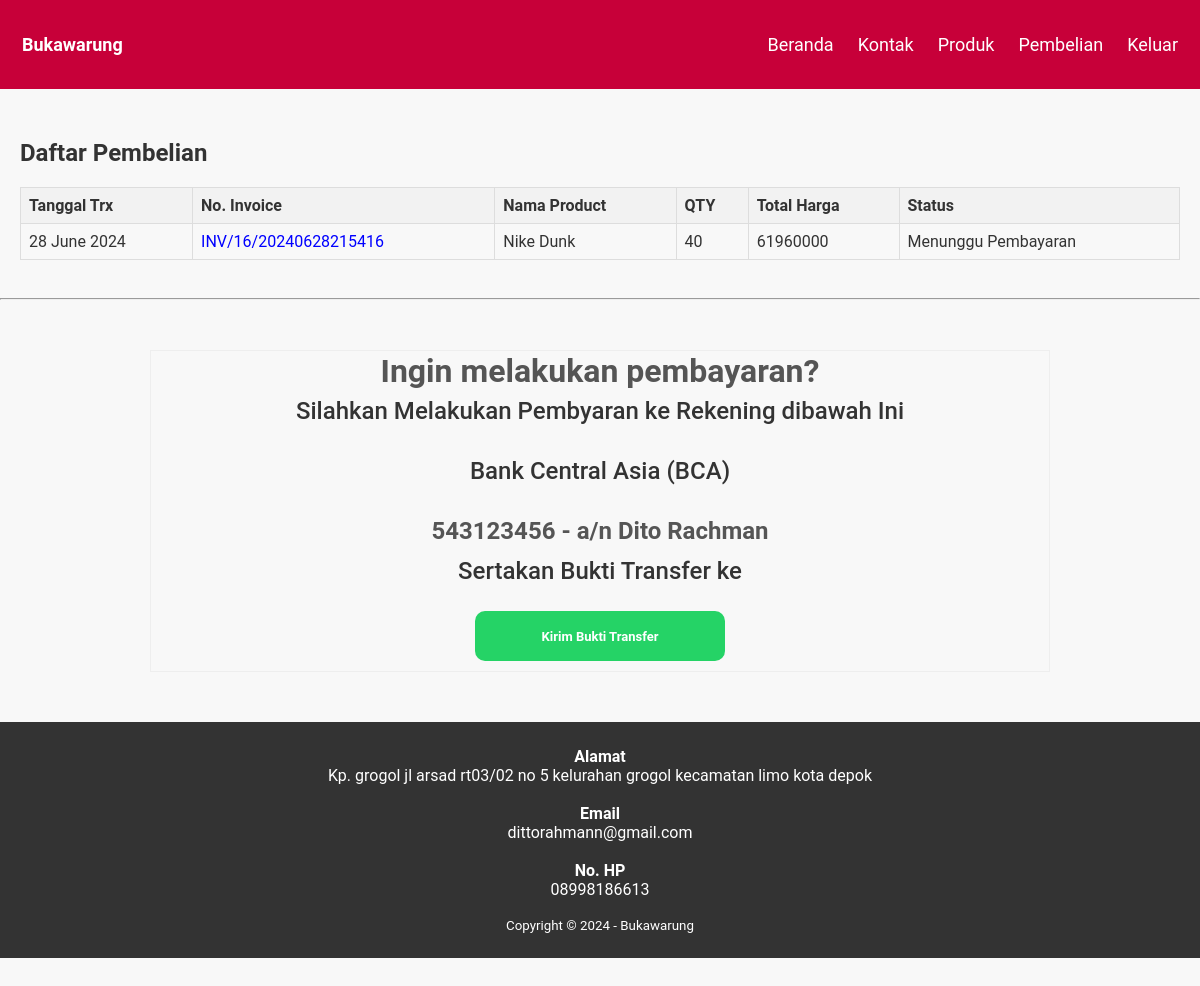
Page /daftar_pembelian.php (signed in) on the committed database.
### tables this page shows
CREATE TABLE `tb_pembelian` (
  `id` int(11) NOT NULL,
  `user_id` int(11) DEFAULT NULL,
  `product_id` int(11) DEFAULT NULL,
  `qty` int(11) DEFAULT NULL,
  `alamat` varchar(250) DEFAULT NULL,
  `no_telp` varchar(15) DEFAULT NULL,
  `no_invoice` varchar(100) DEFAULT NULL,
  `tgl_trx` timestamp NULL DEFAULT NULL,
  `status_trx` int(11) DEFAULT NULL,
  `bukti_byr` varchar(100) DEFAULT NULL
);

CREATE TABLE `tb_product` (
  `product_id` int(11) NOT NULL,
  `category_id` int(11) NOT NULL,
  `product_name` varchar(100) NOT NULL,
  `product_price` int(11) NOT NULL,
  `product_description` text NOT NULL,
  `product_image` varchar(100) NOT NULL,
  `product_status` tinyint(1) NOT NULL,
  `date_created` timestamp NOT NULL DEFAULT current_timestamp()
);

### daftar_pembelian.php (the view, shortened to what this page needs)
<?php
include 'db.php';
$kontak = mysqli_query($conn, "SELECT admin_telp, admin_email, admin_address FROM tb_admin WHERE admin_id = 1");
$a = mysqli_fetch_object($kontak);
?>
<!DOCTYPE html>
<html>
<head>
    <link rel="stylesheet" type="text/css" href="css/style.css?v=<?php echo time(); ?>">
</head>
<body>
<?php include('header.php')?>
 <div class="section">
  <div class="container">
    <div class="box">
<h2>Daftar Pembelian</h2>
    <table class="pembelian-table">
    <thead>
            <tr>
                <th>Tanggal Trx</th>
                <th>No. Invoice</th>
                <th>Nama Product</th>
                <th>QTY</th>
                <th>Total Harga</th>
                <th>Status</th>
            </tr>
        </thead>
        <tbody>
<?php
$user_id = $_SESSION['id'];
$produk = mysqli_query($conn, "SELECT date_format(tp.tgl_trx,'%d %M %Y') tgl_trx,
                                    no_invoice,
                                    tp2.product_name nama_produk,
                                    qty,
                                    product_price*qty total_harga,
                                    case status_trx
                                      when 1 then 'Menunggu Pembayaran'
                                      when 2 then 'Diproses'
                                      when 3 then 'Dikirim'
                                      when 4 then 'Tiba di tujuan'
                                    end status_trx,
                                    tp.id id_trx
                                    from
                                    tb_pembelian tp
                                    left join tb_product tp2 on tp2.product_id = tp.product_id
                                    where
                                    tp.user_id = $user_id
                                    order by
                                    tgl_trx
                                    ");
if (mysqli_num_rows($produk) > 0) {
    while ($p = mysqli_fetch_array($produk)) {
?>
            <tr>
                <td><?=$p['tgl_trx']?></td>
                <td><a href="invoice.php?id=<?=$p['id_trx']?>"><?=$p['no_invoice']?></a></td>
                <td><?=$p['nama_produk']?></td>
                <td><?=$p['qty']?></td>
                <td><?=$p['total_harga']?></td>
                <td><?=$p['status_trx']?></td>
            </tr>
<?php
    }
} else {
?>
<?php
}
?>
</tbody>
</table>
    </div>
  </div>
  <br><br>
  <hr>
  <div class='container-thx'>
      <h1>Ingin melakukan pembayaran?</h1>
      <h3>Silahkan Melakukan Pembyaran ke Rekening dibawah Ini</h3>
      <h3>Bank Central Asia (BCA)</h3>
      <h2>543123456 - a/n Dito Rachman</h2>
      <h3>Sertakan Bukti Transfer ke</h3>
      <input class='btn-upload_bukti btn-wa' type="submit" name="upload_bukti_transfer" value="Kirim Bukti Transfer" onclick="beliProdukWhatsApp()">
</div>
<footer>
        <div class="container">
          <h4>Alamat</h4>
          <p><?php echo $a->admin_address ?></p><br>
          <h4>Email</h4>
          <p><?php echo $a->admin_email ?></p><br>
          <h4>No. HP</h4>
          <p><?php echo $a->admin_telp ?></p><br>
            <small>Copyright &copy; 2024 - Bukawarung</small>
        </div>
</div>
</body>
</html>

### css/style.css (style rules this page uses)
* { margin: 0; padding: 0; box-sizing: border-box; font-family: "Roboto", sans-serif; }
body { background-color: #f8f8f8; color: #333; }
.section { padding: 50px 0; }
.section .container { max-width: 1200px; margin: 0 auto; padding: 0 20px; }
.section h3 { margin-bottom: 20px; font-size: 24px; font-weight: 500; color: #333; }
.box { display: flex; flex-wrap: wrap; gap: 20px; }
a { text-decoration: none; color: inherit; display: block; transition: transform 0.3s, box-shadow 0.3s; }
footer { padding: 25px 0; background-color: #333; color: #fff; text-align: center; }
footer .container { display: flex; flex-direction: column; align-items: center; justify-content: center; }
.btn-upload_bukti { width: 250px; text-align: center; height: 50px; color: white; border: 0; border-radius: 10px; padding: 5px 20px; font-size: 13px; cursor: pointer; font-weight: bold; margin-bottom: 10px; }
.btn-wa { background-color: #25d366; }
.pembelian-table { width: 100%; border-collapse: collapse; }
.pembelian-table th, .pembelian-table td { border: 1px solid #ddd; padding: 8px; }
.pembelian-table td a { color: blue; }
.pembelian-table th { background-color: #f2f2f2; text-align: left; }

### daftar_pembelian.php (style rules this page uses)
.container-thx { max-width: 900px; text-align:center; margin: auto; margin-top: 50px; margin-bottom: 50px; border: 1px solid #eee; font-size: 16px; line-height: 40px; font-family: 'Helvetica Neue', 'Helvetica', Helvetica, Arial, sans-serif; color: #555; }

### rows in the picture
tb_pembelian: tgl_trx "28 June 2024", no_invoice "INV/16/20240628215416", product.product_name "Nike Dunk", qty "40", total_harga "61960000", status_trx "Menunggu Pembayaran"

### other values in the picture
$a->admin_address "Kp. grogol jl arsad rt03/02 no 5 kelurahan grogol kecamatan limo kota depok"
$a->admin_email "dittorahmann@gmail.com"
$a->admin_telp "08998186613"
